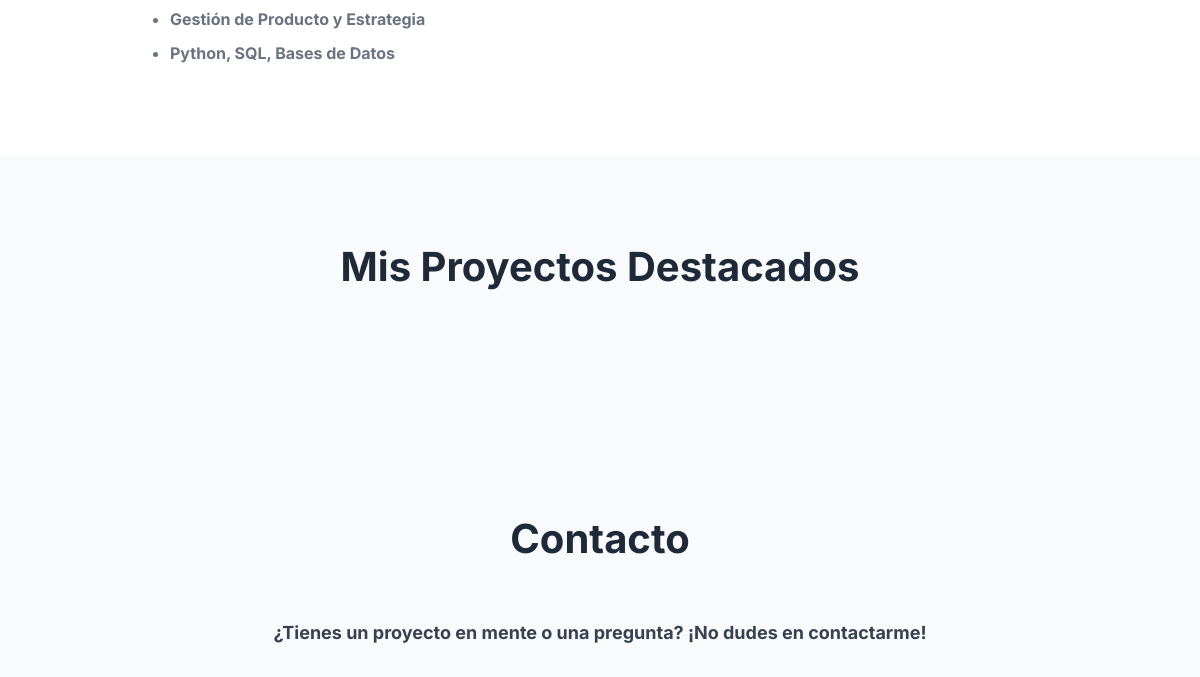
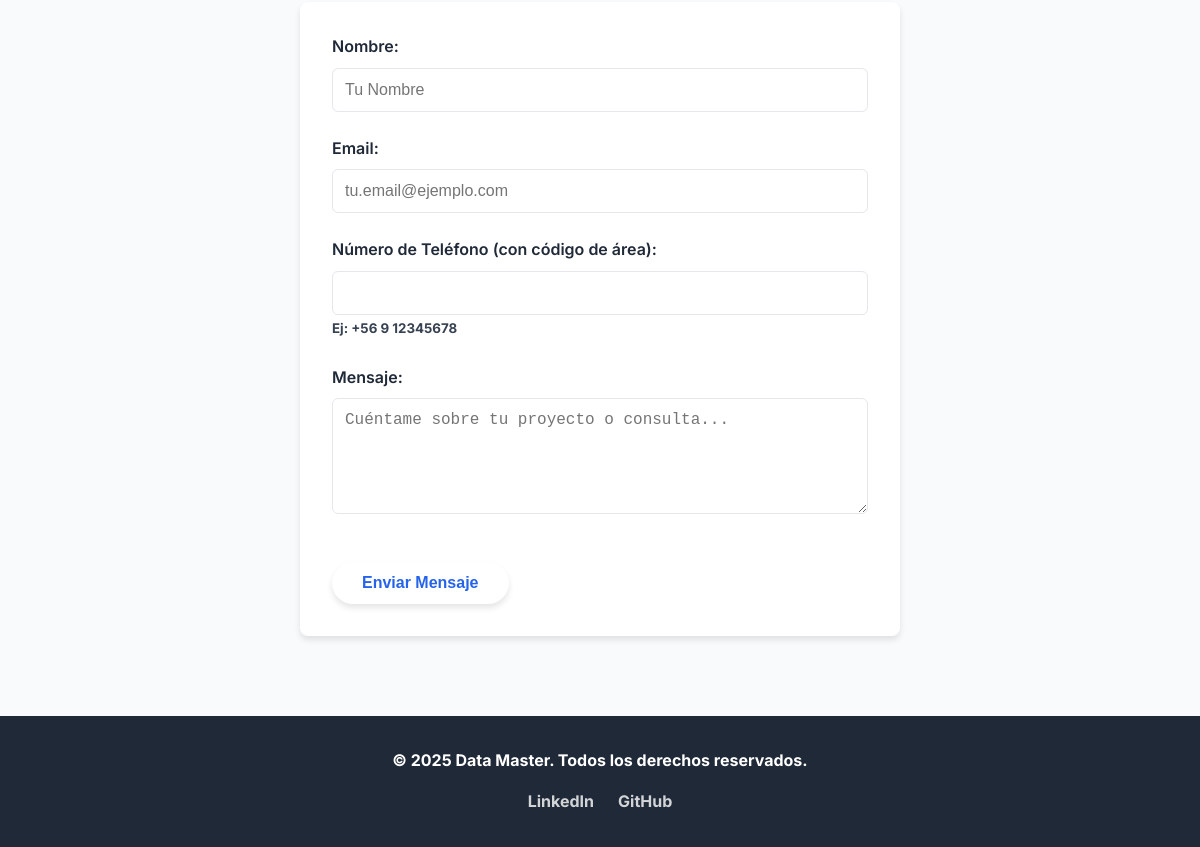
/ (lower part), run on an earlier commit of the app's database (2 pictures, top to bottom).
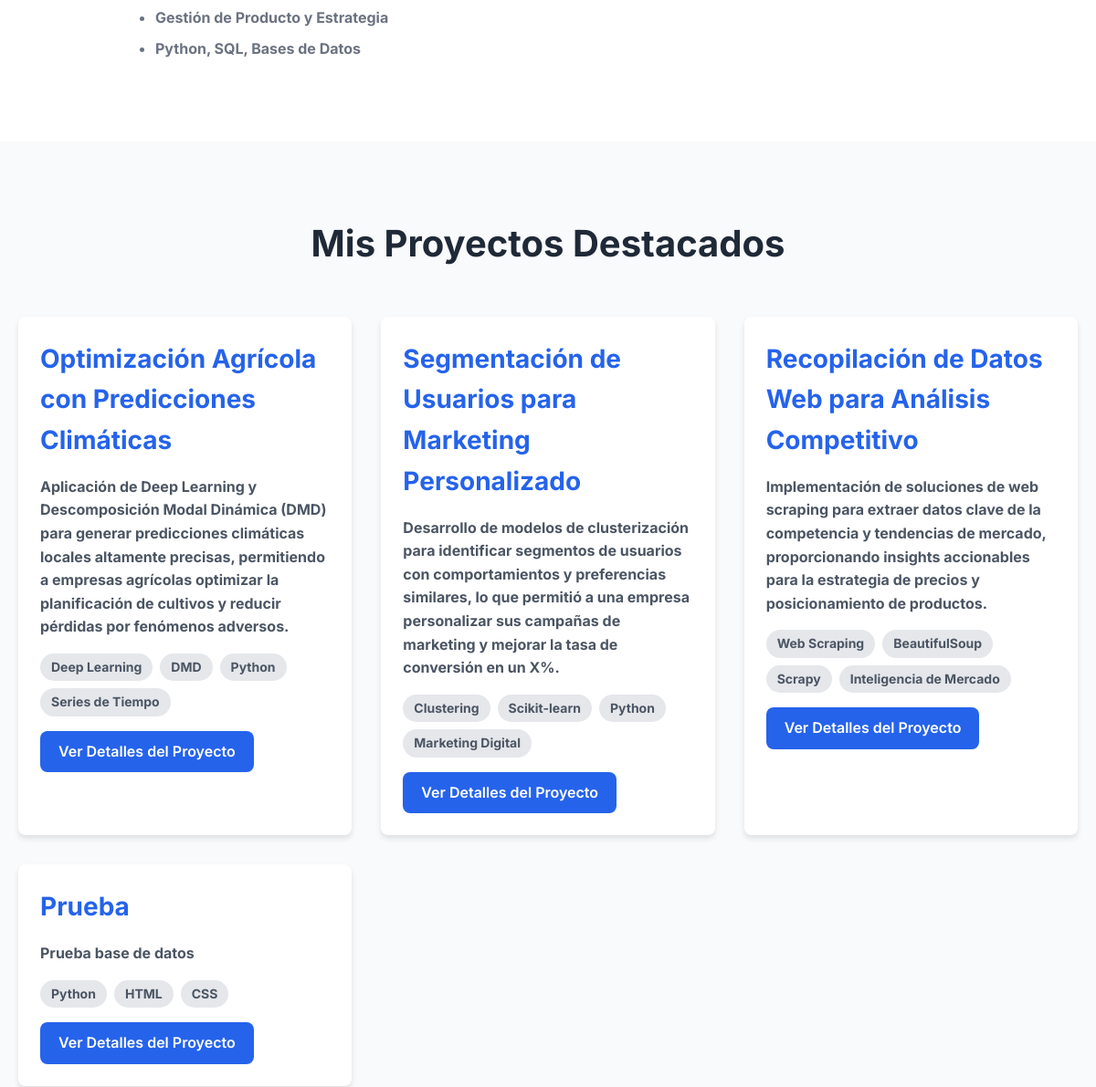
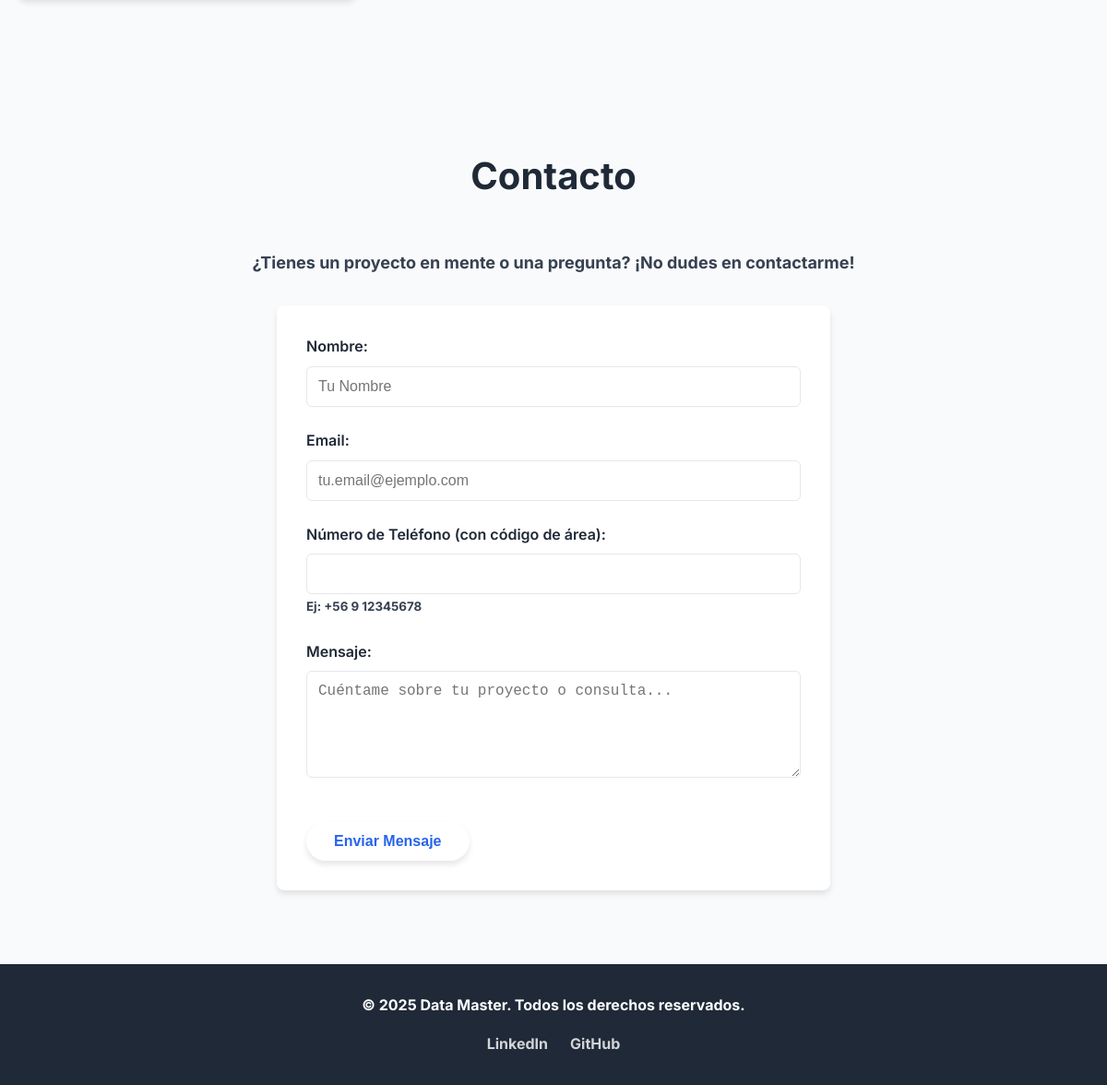
And on a later commit of the database (2 pictures, top to bottom).
### app.py (models this page shows, shortened)
class Project(db.Model):
    id = db.Column(db.Integer, primary_key=True)
    title = db.Column(db.String(100), nullable=False)
    description = db.Column(db.Text, nullable=False)
    technologies = db.Column(db.String(200), nullable=False) # Separadas por coma: "Python, Flask, SQL"

### app.py (the view)
@app.route('/')
def index():
    projects = Project.query.all()
    services = Service.query.all() # Nueva línea para obtener los servicios
    return render_template('index.html', projects=projects, services=services) # Pasa services a la plantilla

### templates/index.html (shortened to what this page needs)
<!DOCTYPE html>
<html lang="es">
<head>
    <link rel="stylesheet" href="{{ url_for('static', filename='css/style.css') }}">
    <link rel="stylesheet" href="https://cdnjs.cloudflare.com/ajax/libs/font-awesome/6.5.2/css/all.min.css" />
</head>
<body>
    <section id="hero">
        <div class="container">
            <p class="hero-subtitle">Convertimos la información de tu negocio en estrategias claras para <strong>más ventas, menos costos y decisiones inteligentes<strong>. Soluciones de datos a tu medida, sin complicaciones técnicas.</p>
        </div>
    </section>
    <section id="about">
        <div class="container">
            <div class="about-content">
                <div class="about-text">
                    <ul class="skills-list">
                        <li>Gestión de Producto y Estrategia</li>
                        <li>Python, SQL, Bases de Datos</li>
                    </ul>
                </div>
            </div>
        </div>
    </section>
    <section id="projects">
        <div class="container">
            <h2>Mis Proyectos Destacados</h2>
            <div class="projects-grid">
                {% for project in projects %}
                <div class="project-card">
                    <h3>{{ project.title }}</h3>
                    <p>{{ project.description }}</p>
                    <ul class="project-tags">
                        {% for tech in project.technologies.split(', ') %}
                        <li>{{ tech }}</li>
                        {% endfor %}
                    </ul>
                    <a href="{{ url_for('project_detail', project_id=project.id) }}" class="btn btn-secondary">Ver Detalles del Proyecto</a>
                </div>
                {% endfor %}
            </div>
        </div>
    </section>
    <section id="contact">
        <div class="container">
            <h2>Contacto</h2>
            <p>
                ¿Tienes un proyecto en mente o una pregunta? ¡No dudes en contactarme!
            </p>
            <form action="{{ url_for('contact') }}" method="POST" class="contact-form">
                <div class="form-group">
                    <label for="name">Nombre:</label>
                    <input type="text" id="name" name="name" placeholder="Tu Nombre" required>
                </div>
                <div class="form-group">
                    <label for="email">Email:</label>
                    <input type="email" id="email" name="email" placeholder="tu.email@ejemplo.com" required>
                </div>
                <div class="form-group">
                    <label for="phone">Número de Teléfono (con código de área):</label>
                    <input type="tel" id="phone" name="phone_number" pattern="[0-9+() -]*">
                    <small>Ej: +56 9 12345678</small>
                </div>
                <div class="form-group">
                    <label for="message">Mensaje:</label>
                    <textarea id="message" name="message" rows="5" placeholder="Cuéntame sobre tu proyecto o consulta..." required></textarea>
                </div>
                <button type="submit" class="btn btn-primary">
                    Enviar Mensaje
                </button>
            </form>
        </div>
    </section>
    <footer>
        <div class="container">
            <p>&copy; 2025 Data Master. Todos los derechos reservados.</p>
            <div class="social-links">
                <a href="#">LinkedIn</a>
                <a href="#">GitHub</a>
                </div>
        </div>
    </footer>
</body>
</html>

What changed in the data, as far as the page shows it:
added Project: title "Optimización Agrícola con Predicciones Climáticas", description "Aplicación de Deep Learning y Descomposición Modal Dinámica (DMD) para generar predicciones climáticas locales altamente precisas, permitiendo a empresas agrícolas optimizar la planificación de cultivos y reducir pérdidas por fenómenos adversos.", tech "Deep Learning" "DMD" "Python" "Series de Tiempo"
added Project: title "Segmentación de Usuarios para Marketing Personalizado", description "Desarrollo de modelos de clusterización para identificar segmentos de usuarios con comportamientos y preferencias similares, lo que permitió a una empresa personalizar sus campañas de marketing y mejorar la tasa de conversión en un X%.", tech "Clustering" "Scikit-learn" "Python" "Marketing Digital"
added Project: title "Recopilación de Datos Web para Análisis Competitivo", description "Implementación de soluciones de web scraping para extraer datos clave de la competencia y tendencias de mercado, proporcionando insights accionables para la estrategia de precios y posicionamiento de productos.", tech "Web Scraping" "BeautifulSoup" "Scrapy" "Inteligencia de Mercado"
added Project: title "Prueba", description "Prueba base de datos", tech "Python" "HTML" "CSS"
